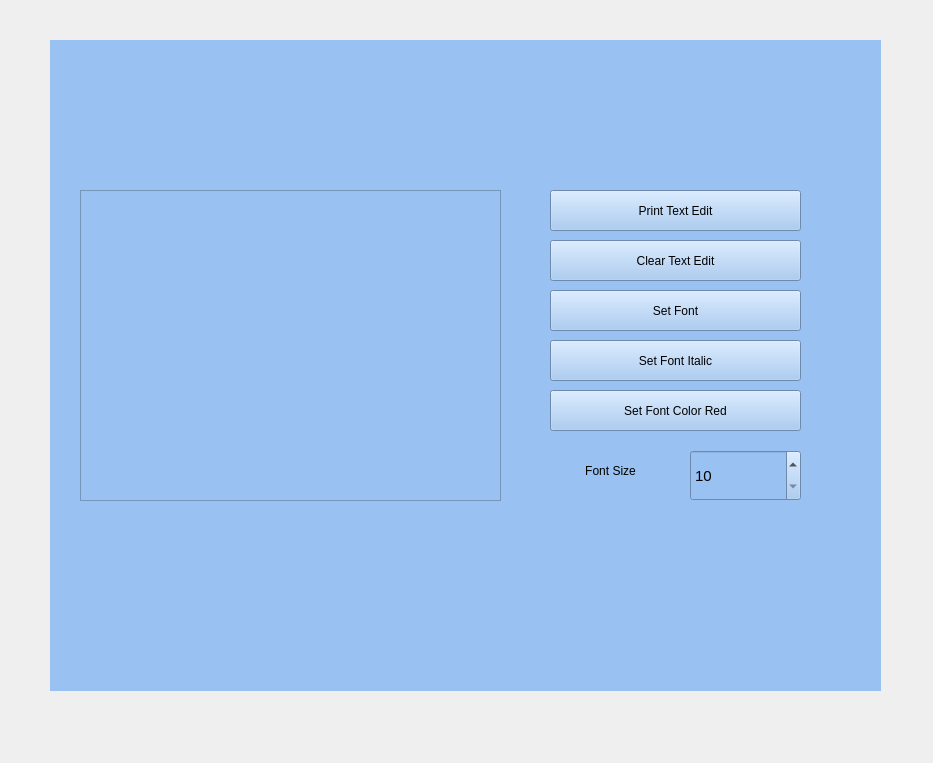
<?xml version="1.0" encoding="UTF-8"?>
<ui version="4.0">
 <class>Form</class>
 <widget class="QWidget" name="Form">
  <property name="geometry">
   <rect>
    <x>0</x>
    <y>0</y>
    <width>933</width>
    <height>763</height>
   </rect>
  </property>
  <property name="windowTitle">
   <string>Form</string>
  </property>
  <widget class="QStackedWidget" name="stackedWidget">
   <property name="geometry">
    <rect>
     <x>50</x>
     <y>40</y>
     <width>831</width>
     <height>651</height>
    </rect>
   </property>
   <property name="styleSheet">
    <string notr="true">background-color: rgb(153, 193, 241);</string>
   </property>
   <property name="currentIndex">
    <number>4</number>
   </property>
   <widget class="QWidget" name="page">
    <widget class="QPushButton" name="btn_login">
     <property name="geometry">
      <rect>
       <x>120</x>
       <y>470</y>
       <width>251</width>
       <height>141</height>
      </rect>
     </property>
     <property name="font">
      <font>
       <pointsize>20</pointsize>
       <weight>75</weight>
       <bold>true</bold>
      </font>
     </property>
     <property name="text">
      <string>login</string>
     </property>
    </widget>
    <widget class="QPushButton" name="btn_join">
     <property name="geometry">
      <rect>
       <x>480</x>
       <y>470</y>
       <width>231</width>
       <height>141</height>
      </rect>
     </property>
     <property name="font">
      <font>
       <pointsize>20</pointsize>
       <weight>75</weight>
       <bold>true</bold>
      </font>
     </property>
     <property name="text">
      <string>join</string>
     </property>
    </widget>
    <widget class="QLineEdit" name="guard_pw">
     <property name="geometry">
      <rect>
       <x>410</x>
       <y>280</y>
       <width>221</width>
       <height>91</height>
      </rect>
     </property>
     <property name="alignment">
      <set>Qt::AlignCenter</set>
     </property>
    </widget>
    <widget class="QLabel" name="label_5">
     <property name="geometry">
      <rect>
       <x>200</x>
       <y>270</y>
       <width>131</width>
       <height>81</height>
      </rect>
     </property>
     <property name="font">
      <font>
       <pointsize>20</pointsize>
       <weight>75</weight>
       <bold>true</bold>
      </font>
     </property>
     <property name="text">
      <string>Password</string>
     </property>
    </widget>
    <widget class="QLineEdit" name="guard_id">
     <property name="geometry">
      <rect>
       <x>410</x>
       <y>150</y>
       <width>221</width>
       <height>91</height>
      </rect>
     </property>
     <property name="alignment">
      <set>Qt::AlignCenter</set>
     </property>
    </widget>
    <widget class="QLabel" name="label_6">
     <property name="geometry">
      <rect>
       <x>200</x>
       <y>150</y>
       <width>171</width>
       <height>101</height>
      </rect>
     </property>
     <property name="font">
      <font>
       <pointsize>20</pointsize>
       <weight>75</weight>
       <bold>true</bold>
      </font>
     </property>
     <property name="text">
      <string>ID</string>
     </property>
    </widget>
   </widget>
   <widget class="QWidget" name="page_2">
    <widget class="QLabel" name="label_4">
     <property name="geometry">
      <rect>
       <x>280</x>
       <y>40</y>
       <width>291</width>
       <height>181</height>
      </rect>
     </property>
     <property name="font">
      <font>
       <pointsize>30</pointsize>
       <weight>75</weight>
       <bold>true</bold>
      </font>
     </property>
     <property name="text">
      <string>회원가입</string>
     </property>
     <property name="alignment">
      <set>Qt::AlignCenter</set>
     </property>
    </widget>
    <widget class="QLineEdit" name="let_id">
     <property name="geometry">
      <rect>
       <x>370</x>
       <y>230</y>
       <width>131</width>
       <height>41</height>
      </rect>
     </property>
     <property name="alignment">
      <set>Qt::AlignCenter</set>
     </property>
    </widget>
    <widget class="QLabel" name="label_2">
     <property name="geometry">
      <rect>
       <x>260</x>
       <y>360</y>
       <width>66</width>
       <height>19</height>
      </rect>
     </property>
     <property name="font">
      <font>
       <pointsize>15</pointsize>
       <weight>75</weight>
       <bold>true</bold>
      </font>
     </property>
     <property name="text">
      <string>Name</string>
     </property>
     <property name="alignment">
      <set>Qt::AlignCenter</set>
     </property>
    </widget>
    <widget class="QLineEdit" name="let_pw">
     <property name="geometry">
      <rect>
       <x>370</x>
       <y>290</y>
       <width>131</width>
       <height>41</height>
      </rect>
     </property>
     <property name="text">
      <string/>
     </property>
     <property name="alignment">
      <set>Qt::AlignCenter</set>
     </property>
    </widget>
    <widget class="QLabel" name="label_3">
     <property name="geometry">
      <rect>
       <x>230</x>
       <y>300</y>
       <width>111</width>
       <height>20</height>
      </rect>
     </property>
     <property name="font">
      <font>
       <pointsize>15</pointsize>
       <weight>75</weight>
       <bold>true</bold>
      </font>
     </property>
     <property name="text">
      <string>Password</string>
     </property>
     <property name="alignment">
      <set>Qt::AlignCenter</set>
     </property>
    </widget>
    <widget class="QLineEdit" name="let_nick">
     <property name="geometry">
      <rect>
       <x>370</x>
       <y>350</y>
       <width>131</width>
       <height>41</height>
      </rect>
     </property>
     <property name="text">
      <string/>
     </property>
     <property name="alignment">
      <set>Qt::AlignCenter</set>
     </property>
    </widget>
    <widget class="QPushButton" name="btn_cancel">
     <property name="geometry">
      <rect>
       <x>210</x>
       <y>470</y>
       <width>161</width>
       <height>81</height>
      </rect>
     </property>
     <property name="font">
      <font>
       <pointsize>20</pointsize>
       <weight>75</weight>
       <bold>true</bold>
      </font>
     </property>
     <property name="text">
      <string>취소</string>
     </property>
    </widget>
    <widget class="QLabel" name="label">
     <property name="geometry">
      <rect>
       <x>260</x>
       <y>240</y>
       <width>66</width>
       <height>19</height>
      </rect>
     </property>
     <property name="font">
      <font>
       <pointsize>15</pointsize>
       <weight>75</weight>
       <bold>true</bold>
      </font>
     </property>
     <property name="text">
      <string>ID</string>
     </property>
     <property name="alignment">
      <set>Qt::AlignCenter</set>
     </property>
    </widget>
    <widget class="QPushButton" name="btn_create">
     <property name="geometry">
      <rect>
       <x>480</x>
       <y>470</y>
       <width>161</width>
       <height>81</height>
      </rect>
     </property>
     <property name="font">
      <font>
       <pointsize>20</pointsize>
       <weight>75</weight>
       <bold>true</bold>
      </font>
     </property>
     <property name="text">
      <string>가입</string>
     </property>
    </widget>
   </widget>
   <widget class="QWidget" name="page_3">
    <widget class="QLabel" name="label_7">
     <property name="geometry">
      <rect>
       <x>240</x>
       <y>210</y>
       <width>371</width>
       <height>171</height>
      </rect>
     </property>
     <property name="font">
      <font>
       <pointsize>30</pointsize>
       <weight>75</weight>
       <bold>true</bold>
      </font>
     </property>
     <property name="text">
      <string>로그인 성공!</string>
     </property>
     <property name="alignment">
      <set>Qt::AlignCenter</set>
     </property>
    </widget>
    <widget class="QLabel" name="label_8">
     <property name="geometry">
      <rect>
       <x>30</x>
       <y>370</y>
       <width>221</width>
       <height>221</height>
      </rect>
     </property>
     <property name="text">
      <string/>
     </property>
     <property name="pixmap">
      <pixmap>../../Downloads/java.jpg</pixmap>
     </property>
     <property name="scaledContents">
      <bool>true</bool>
     </property>
    </widget>
    <widget class="QLabel" name="label_9">
     <property name="geometry">
      <rect>
       <x>580</x>
       <y>370</y>
       <width>221</width>
       <height>231</height>
      </rect>
     </property>
     <property name="text">
      <string/>
     </property>
     <property name="pixmap">
      <pixmap>../../Downloads/IC.jpg</pixmap>
     </property>
     <property name="scaledContents">
      <bool>true</bool>
     </property>
    </widget>
    <widget class="QPushButton" name="go_zero">
     <property name="geometry">
      <rect>
       <x>330</x>
       <y>430</y>
       <width>191</width>
       <height>121</height>
      </rect>
     </property>
     <property name="font">
      <font>
       <pointsize>15</pointsize>
       <weight>75</weight>
       <bold>true</bold>
      </font>
     </property>
     <property name="text">
      <string>처음으로</string>
     </property>
    </widget>
   </widget>
   <widget class="QWidget" name="page_4">
    <widget class="QLineEdit" name="let_add">
     <property name="geometry">
      <rect>
       <x>20</x>
       <y>350</y>
       <width>491</width>
       <height>41</height>
      </rect>
     </property>
    </widget>
    <widget class="QLineEdit" name="let_insert">
     <property name="geometry">
      <rect>
       <x>20</x>
       <y>410</y>
       <width>341</width>
       <height>41</height>
      </rect>
     </property>
    </widget>
    <widget class="QPushButton" name="btn_add">
     <property name="geometry">
      <rect>
       <x>560</x>
       <y>350</y>
       <width>111</width>
       <height>41</height>
      </rect>
     </property>
     <property name="font">
      <font>
       <pointsize>15</pointsize>
       <weight>75</weight>
       <bold>true</bold>
      </font>
     </property>
     <property name="text">
      <string>Add</string>
     </property>
    </widget>
    <widget class="QListWidget" name="listWidget">
     <property name="geometry">
      <rect>
       <x>20</x>
       <y>20</y>
       <width>761</width>
       <height>311</height>
      </rect>
     </property>
     <property name="dragEnabled">
      <bool>true</bool>
     </property>
     <property name="alternatingRowColors">
      <bool>true</bool>
     </property>
     <property name="selectionMode">
      <enum>QAbstractItemView::MultiSelection</enum>
     </property>
    </widget>
    <widget class="QSpinBox" name="spin_insertRow">
     <property name="geometry">
      <rect>
       <x>410</x>
       <y>410</y>
       <width>101</width>
       <height>41</height>
      </rect>
     </property>
    </widget>
    <widget class="QPushButton" name="btn_remove">
     <property name="geometry">
      <rect>
       <x>400</x>
       <y>470</y>
       <width>111</width>
       <height>41</height>
      </rect>
     </property>
     <property name="text">
      <string>Remove</string>
     </property>
    </widget>
    <widget class="QPushButton" name="btn_insert">
     <property name="geometry">
      <rect>
       <x>560</x>
       <y>410</y>
       <width>111</width>
       <height>41</height>
      </rect>
     </property>
     <property name="font">
      <font>
       <pointsize>15</pointsize>
       <weight>75</weight>
       <bold>true</bold>
      </font>
     </property>
     <property name="text">
      <string>Insert</string>
     </property>
    </widget>
    <widget class="QPushButton" name="btn_printM">
     <property name="geometry">
      <rect>
       <x>200</x>
       <y>470</y>
       <width>111</width>
       <height>41</height>
      </rect>
     </property>
     <property name="text">
      <string>Print_Multi</string>
     </property>
    </widget>
    <widget class="QPushButton" name="btn_print">
     <property name="geometry">
      <rect>
       <x>20</x>
       <y>470</y>
       <width>111</width>
       <height>41</height>
      </rect>
     </property>
     <property name="text">
      <string>Print</string>
     </property>
    </widget>
    <widget class="QPushButton" name="btn_clear">
     <property name="geometry">
      <rect>
       <x>560</x>
       <y>470</y>
       <width>111</width>
       <height>41</height>
      </rect>
     </property>
     <property name="font">
      <font>
       <pointsize>15</pointsize>
       <weight>75</weight>
       <bold>true</bold>
      </font>
     </property>
     <property name="text">
      <string>Clear</string>
     </property>
    </widget>
   </widget>
   <widget class="QWidget" name="page_5">
    <widget class="QTextEdit" name="textEdit">
     <property name="geometry">
      <rect>
       <x>30</x>
       <y>150</y>
       <width>421</width>
       <height>311</height>
      </rect>
     </property>
    </widget>
    <widget class="QPushButton" name="btn_PTE">
     <property name="geometry">
      <rect>
       <x>500</x>
       <y>150</y>
       <width>251</width>
       <height>41</height>
      </rect>
     </property>
     <property name="text">
      <string>Print Text Edit</string>
     </property>
    </widget>
    <widget class="QPushButton" name="btn_SF">
     <property name="geometry">
      <rect>
       <x>500</x>
       <y>250</y>
       <width>251</width>
       <height>41</height>
      </rect>
     </property>
     <property name="font">
      <font>
       <family>Ubuntu</family>
      </font>
     </property>
     <property name="text">
      <string>Set Font</string>
     </property>
    </widget>
    <widget class="QPushButton" name="btn_CTE">
     <property name="geometry">
      <rect>
       <x>500</x>
       <y>200</y>
       <width>251</width>
       <height>41</height>
      </rect>
     </property>
     <property name="text">
      <string>Clear Text Edit</string>
     </property>
    </widget>
    <widget class="QPushButton" name="btn_SFI">
     <property name="geometry">
      <rect>
       <x>500</x>
       <y>300</y>
       <width>251</width>
       <height>41</height>
      </rect>
     </property>
     <property name="text">
      <string>Set Font Italic</string>
     </property>
    </widget>
    <widget class="QPushButton" name="btn_SFCR">
     <property name="geometry">
      <rect>
       <x>500</x>
       <y>350</y>
       <width>251</width>
       <height>41</height>
      </rect>
     </property>
     <property name="text">
      <string>Set Font Color Red</string>
     </property>
    </widget>
    <widget class="QSpinBox" name="Spin_FS">
     <property name="geometry">
      <rect>
       <x>640</x>
       <y>410</y>
       <width>111</width>
       <height>51</height>
      </rect>
     </property>
     <property name="font">
      <font>
       <pointsize>11</pointsize>
      </font>
     </property>
     <property name="minimum">
      <number>10</number>
     </property>
    </widget>
    <widget class="QLabel" name="label_10">
     <property name="geometry">
      <rect>
       <x>520</x>
       <y>410</y>
       <width>81</width>
       <height>41</height>
      </rect>
     </property>
     <property name="text">
      <string>Font Size</string>
     </property>
     <property name="alignment">
      <set>Qt::AlignCenter</set>
     </property>
    </widget>
   </widget>
  </widget>
 </widget>
 <resources/>
 <connections/>
</ui>
